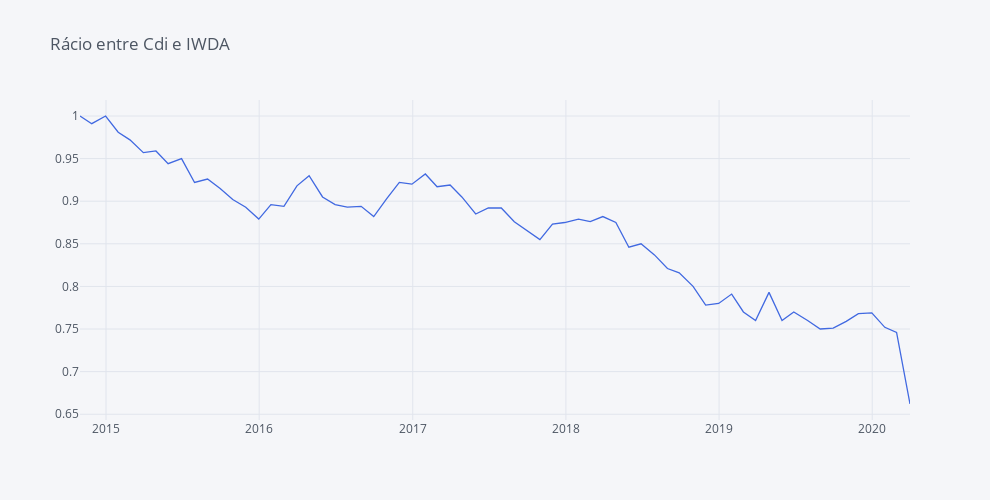

The notebook cell saved with this chart:
### Markdown cell above
##### Valores mais baixo underperformance da casa de investimento face ao IS3S.

### Code cell
round(fundos_norm['Cdi'] / fundos_norm['IWDA'], 3).iplot(yTitle='', title='Rácio entre Cdi e IWDA',  colors=['royalblue', 'orange', 'dimgray'], dimensions = dimensions)

### Figure 1 — Plotly figure (JSON) as saved in the notebook; plotly's stock layout.template omitted (floating-point values rounded to 4 significant figures)
{"data": [{"line": {"color": "rgba(65, 105, 225, 1.0)", "dash": "solid", "shape": "linear", "width": 1.3}, "mode": "lines", "name": "None", "text": "", "type": "scatter", "x": ["2014-10-31", "2014-11-28", "2014-12-31", "2015-01-30", "2015-02-27", "2015-03-31", "2015-04-30", "2015-05-29", "2015-06-30", "2015-07-31", "2015-08-31", "2015-09-30", "2015-10-30", "2015-11-30", "2015-12-31", "2016-01-29", "2016-02-29", "2016-03-31", "2016-04-29", "2016-05-31", "2016-06-30", "2016-07-29", "2016-08-31", "2016-09-30", "2016-10-31", "2016-11-30", "2016-12-30", "2017-01-31", "2017-02-28", "2017-03-31", "2017-04-28", "2017-05-31", "2017-06-30", "2017-07-31", "2017-08-31", "2017-09-29", "2017-10-31", "2017-11-30", "2017-12-29", "2018-01-31", "2018-02-28", "2018-03-30", "2018-04-30", "2018-05-31", "2018-06-29", "2018-07-31", "2018-08-31", "2018-08-31", "2018-09-28", "2018-09-28", "2018-10-31", "2018-10-31", "2018-11-30", "2018-11-30", "2018-12-31", "2018-12-31", "2019-01-31", "2019-01-31", "2019-02-28", "2019-02-28", "2019-03-29", "2019-03-29", "2019-04-30", "2019-05-31", "2019-06-28", "2019-07-31", "2019-08-30", "2019-09-30", "2019-10-31", "2019-11-29", "2019-12-31", "2020-01-31", "2020-02-28", "2020-03-31"], "y": [1, 0.991, 1, 0.981, 0.972, 0.957, 0.959, 0.944, 0.95, 0.922, 0.926, 0.915, 0.902, 0.893, 0.879, 0.896, 0.894, 0.918, 0.93, 0.905, 0.896, 0.893, 0.894, 0.882, 0.903, 0.922, 0.92, 0.932, 0.917, 0.919, 0.905, 0.885, 0.892, 0.892, 0.876, 0.866, 0.855, 0.873, 0.875, 0.879, 0.876, 0.882, 0.875, 0.846, 0.85, 0.837, 0.821, 0.821, 0.816, 0.816, 0.8, 0.8, 0.778, 0.778, 0.78, 0.78, 0.791, 0.791, 0.77, 0.77, 0.76, 0.76, 0.793, 0.76, 0.77, 0.76, 0.75, 0.751, 0.759, 0.768, 0.769, 0.752, 0.746, 0.662]}], "layout": {"height": 500, "legend": {"bgcolor": "#F5F6F9", "font": {"color": "#4D5663"}}, "paper_bgcolor": "#F5F6F9", "plot_bgcolor": "#F5F6F9", "title": {"font": {"color": "#4D5663"}, "text": "Rácio entre Cdi e IWDA"}, "width": 990, "xaxis": {"autorange": true, "gridcolor": "#E1E5ED", "range": ["2014-10-31", "2020-03-31"], "showgrid": true, "tickfont": {"color": "#4D5663"}, "title": {"font": {"color": "#4D5663"}, "text": ""}, "type": "date", "zerolinecolor": "#E1E5ED"}, "yaxis": {"autorange": true, "gridcolor": "#E1E5ED", "range": [0.6432, 1.019], "showgrid": true, "tickfont": {"color": "#4D5663"}, "title": {"font": {"color": "#4D5663"}, "text": ""}, "type": "linear", "zerolinecolor": "#E1E5ED"}}}
